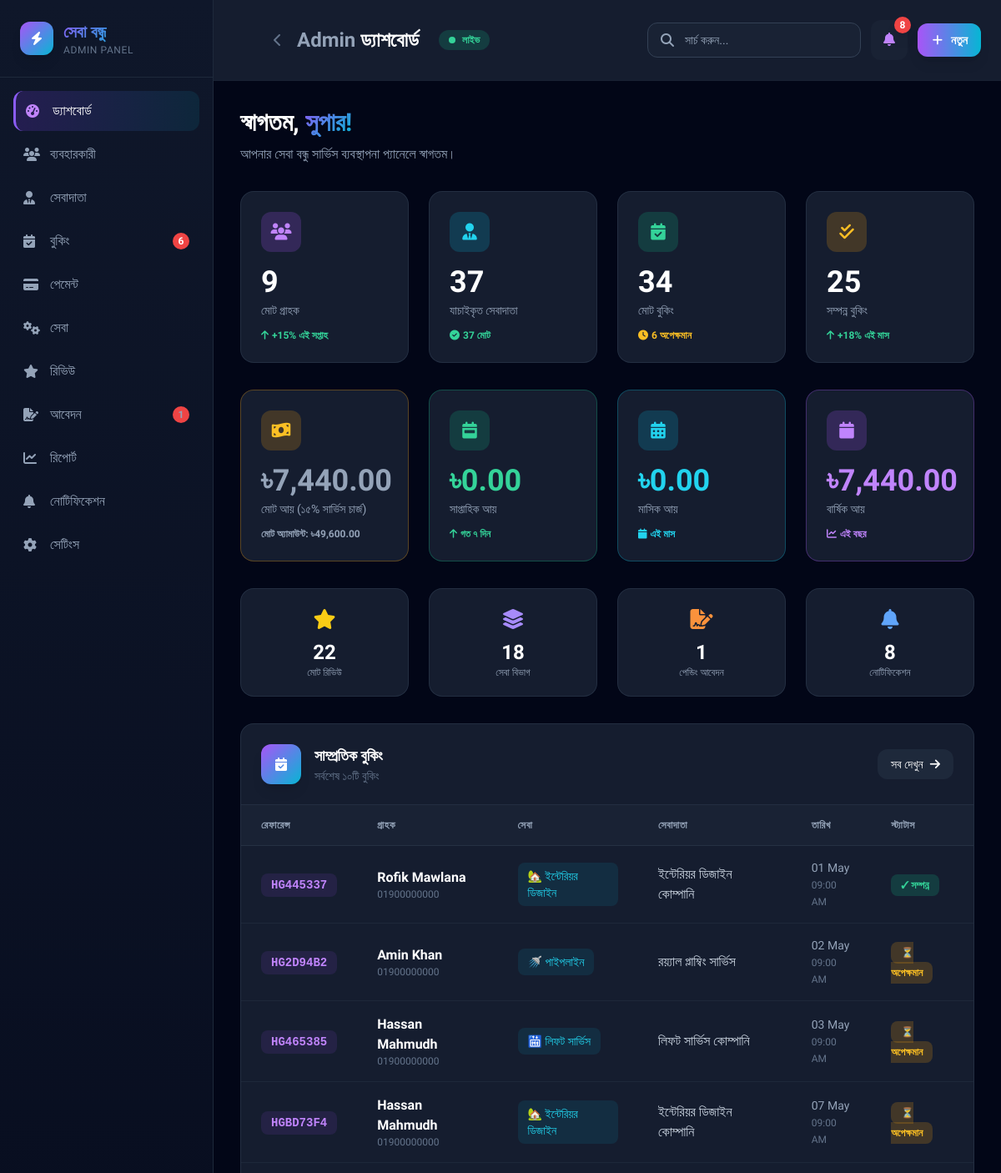
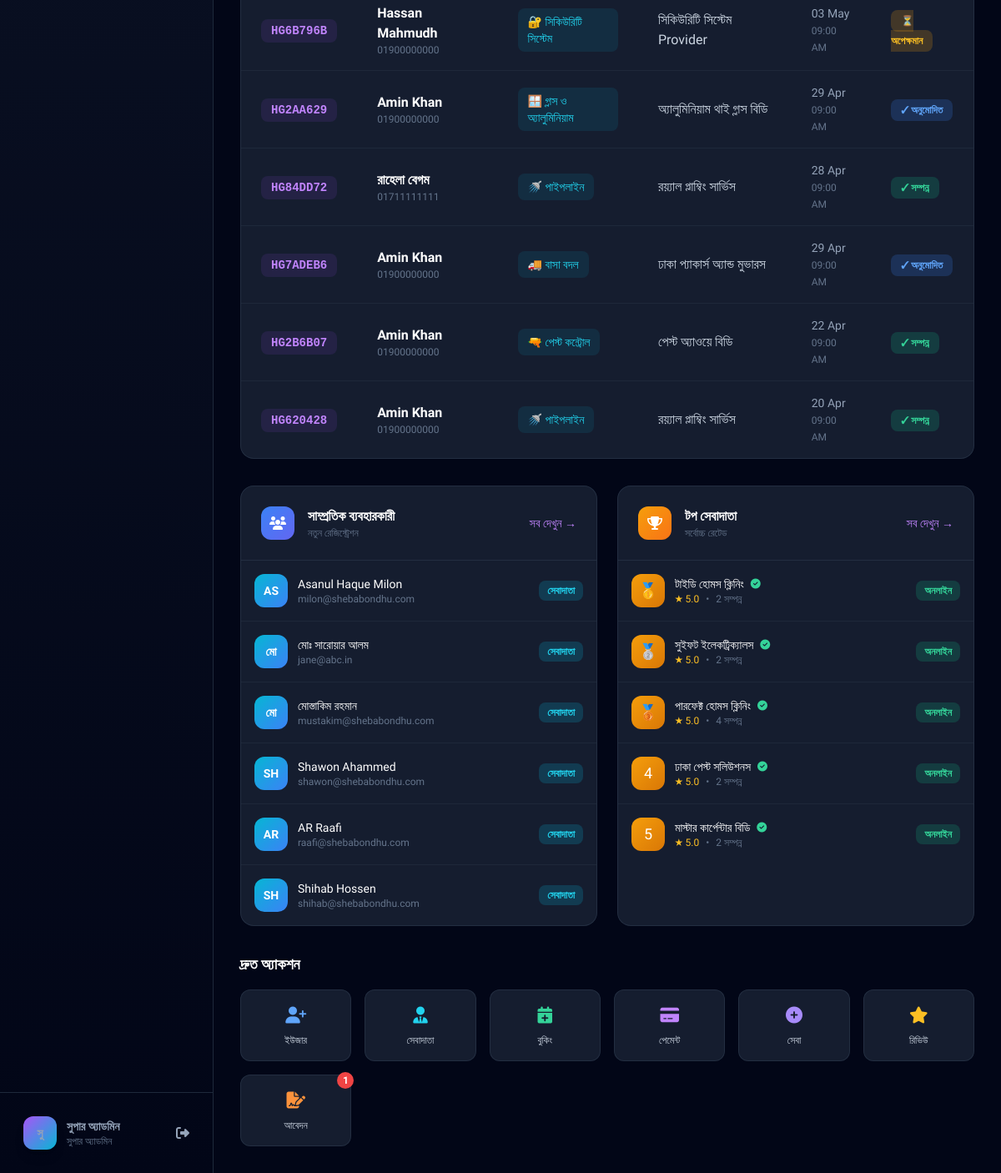
Page /admin/dashboard.php (signed in) on the committed database (2 pictures, top to bottom).
### tables this page shows
CREATE TABLE `bookings` (
  `id` int(10) UNSIGNED NOT NULL,
  `ref_code` varchar(20) NOT NULL,
  `customer_id` int(10) UNSIGNED NOT NULL,
  `provider_id` int(10) UNSIGNED NOT NULL,
  `service_type` varchar(80) NOT NULL,
  `preferred_date` date NOT NULL,
  `time_start` time NOT NULL,
  `time_end` time NOT NULL,
  `address` text NOT NULL,
  `description` text DEFAULT NULL,
  `status` enum('Pending','Approved','Completed','Cancelled') NOT NULL DEFAULT 'Pending',
  `provider_note` text DEFAULT NULL,
  `created_at` timestamp NOT NULL DEFAULT current_timestamp(),
  `payment_method` enum('ssl','mobile_banking','cash_on_delivery') DEFAULT NULL,
  `payment_status` enum('unpaid','paid','pending_verification') DEFAULT 'unpaid',
  `payment_code` varchar(20) DEFAULT NULL,
  `service_charge` int(11) DEFAULT 0,
  `price_range` varchar(50) DEFAULT NULL,
  `estimated_price` int(11) DEFAULT 0,
  `revenue` int(11) DEFAULT 0,
  `amount` decimal(10,2) DEFAULT NULL,
  `is_read` tinyint(4) DEFAULT 0
);

CREATE TABLE `users` (
  `id` int(10) UNSIGNED NOT NULL,
  `name` varchar(120) NOT NULL,
  `email` varchar(191) NOT NULL,
  `password` varchar(255) NOT NULL,
  `phone` varchar(30) DEFAULT NULL,
  `role` enum('customer','provider','admin') NOT NULL DEFAULT 'customer',
  `avatar` varchar(255) DEFAULT NULL,
  `created_at` timestamp NOT NULL DEFAULT current_timestamp(),
  `photo` varchar(255) DEFAULT NULL
);

CREATE TABLE `providers` (
  `id` int(10) UNSIGNED NOT NULL,
  `user_id` int(10) UNSIGNED NOT NULL,
  `company_name` varchar(180) NOT NULL,
  `service_type` varchar(80) NOT NULL,
  `city` varchar(80) NOT NULL,
  `about` text DEFAULT NULL,
  `price_range` varchar(80) NOT NULL DEFAULT '৳৫০০–৳২০০০',
  `service_charge` int(11) DEFAULT 300,
  `work_start` time NOT NULL DEFAULT '09:00:00',
  `work_end` time NOT NULL DEFAULT '18:00:00',
  `rating` decimal(3,2) NOT NULL DEFAULT 5.00,
  `review_count` int(10) UNSIGNED NOT NULL DEFAULT 0,
  `available` tinyint(1) NOT NULL DEFAULT 1,
  `verified` tinyint(1) NOT NULL DEFAULT 0,
  `emoji` varchar(10) NOT NULL DEFAULT '?',
  `created_at` timestamp NOT NULL DEFAULT current_timestamp(),
  `photo` varchar(255) DEFAULT NULL,
  `price_min` int(11) DEFAULT 500,
  `price_max` int(11) DEFAULT 2000
);

CREATE TABLE `service_categories` (
  `id` int(10) UNSIGNED NOT NULL,
  `name_en` varchar(80) NOT NULL,
  `name_bn` varchar(100) NOT NULL,
  `emoji` varchar(10) NOT NULL DEFAULT '?',
  `description` text DEFAULT NULL,
  `manpower` int(11) DEFAULT 1,
  `active` tinyint(1) NOT NULL DEFAULT 1,
  `sort_order` smallint(6) NOT NULL DEFAULT 0,
  `created_at` timestamp NOT NULL DEFAULT current_timestamp()
);

### admin/dashboard.php (the view, shortened to what the rows shown need)
<?php declare(strict_types=1);
require_once __DIR__ . '/../includes/config.php';
$user = auth();
try {
    $recentBookings = db()->query("
        SELECT b.*,
               u.name AS cname,
               u.phone AS cphone,
               pr.company_name,
               pr.service_type
        FROM bookings b
        JOIN users u ON u.id = b.customer_id
        JOIN providers pr ON pr.id = b.provider_id
        ORDER BY b.created_at DESC LIMIT 10
    ")->fetchAll();
    $recentUsers = db()->query("
        SELECT id, name, email, phone, role, created_at
        FROM users
        ORDER BY created_at DESC
        LIMIT 6
    ")->fetchAll();
    $topProviders = db()->query("
        SELECT pr.*,
               u.name, u.phone,
               COALESCE((SELECT AVG(rating) FROM reviews WHERE provider_id = pr.id), 0) AS avg_rating,
               (SELECT COUNT(*) FROM bookings WHERE provider_id = pr.id AND status='Completed') AS completed
        FROM providers pr
        JOIN users u ON u.id = pr.user_id
        WHERE pr.available = 1
        ORDER BY avg_rating DESC
        LIMIT 5
    ")->fetchAll();
} catch (PDOException $e) {
    $recentBookings = [];
    $recentUsers = [];
    $topProviders = [];
}
?>
<!DOCTYPE html>
<html lang="bn">
<head>
  <script src="https://cdn.tailwindcss.com"></script>
  <link rel="stylesheet" href="https://cdnjs.cloudflare.com/ajax/libs/font-awesome/6.4.0/css/all.min.css">
</head>
<body class="bg-slate-950 text-white min-h-screen">
<div class="lg:ml-64 min-h-screen">
  <header class="sticky top-0 z-40 glass border-b border-slate-800/50">
    <div class="flex items-center justify-between p-4 md:p-6">
      <div class="hidden md:flex items-center gap-3 ml-12">
        <h1 class="text-xl md:text-2xl font-bold">
          <span class="text-slate-400">Admin</span> ড্যাশবোর্ড
        </h1>
      </div>
    </div>
  </header>
  <main class="p-4 md:p-8 max-w-7xl mx-auto">
    <div class="mb-8">
      <h2 class="text-2xl md:text-3xl font-bold text-white mb-2">
        স্বাগতম, <span class="gradient-text"><?= e(explode(' ', $user['name'] ?? 'অ্যাডমিন')[0]) ?>!</span>
      </h2>
    </div>
    <div class="glass rounded-2xl border border-slate-700/50 overflow-hidden mb-8">
      <?php if (empty($recentBookings)): ?>
        <div class="p-12 text-center">
          <i class="fas fa-calendar-xmark text-5xl text-slate-600 mb-4"></i>
          <p class="text-slate-500">কোনো বুকিং পাওয়া যায়নি</p>
        </div>
      <?php else: ?>
        <div class="overflow-x-auto">
          <table class="w-full">
            <thead>
              <tr class="bg-slate-800/50 border-b border-slate-700/50">
                <th class="px-6 py-4 text-left text-xs font-semibold text-slate-400 uppercase tracking-wider">রেফারেন্স</th>
                <th class="px-6 py-4 text-left text-xs font-semibold text-slate-400 uppercase tracking-wider">গ্রাহক</th>
                <th class="px-6 py-4 text-left text-xs font-semibold text-slate-400 uppercase tracking-wider">সেবা</th>
                <th class="px-6 py-4 text-left text-xs font-semibold text-slate-400 uppercase tracking-wider">সেবাদাতা</th>
                <th class="px-6 py-4 text-left text-xs font-semibold text-slate-400 uppercase tracking-wider">তারিখ</th>
                <th class="px-6 py-4 text-left text-xs font-semibold text-slate-400 uppercase tracking-wider">স্ট্যাটাস</th>
              </tr>
            </thead>
            <tbody class="divide-y divide-slate-700/30">
              <?php foreach ($recentBookings as $b): ?>
              <tr class="hover:bg-slate-800/30 transition-all">
                <td class="px-6 py-4">
                  <span class="font-mono text-purple-400 bg-purple-500/10 px-3 py-1.5 rounded-lg text-sm font-bold">
                    <?= e($b['ref_code']) ?>
                  </span>
                </td>
                <td class="px-6 py-4">
                  <div class="font-semibold"><?= e($b['cname']) ?></div>
                  <div class="text-xs text-slate-500"><?= e($b['cphone'] ?? '') ?></div>
                </td>
                <td class="px-6 py-4">
                  <span class="inline-flex items-center gap-2 px-3 py-1.5 bg-cyan-500/10 text-cyan-400 rounded-lg text-sm font-medium">
                    <?= svcEmoji($b['service_type']) ?>
                    <?= e(svcLabel($b['service_type']) ?? $b['service_type']) ?>
                  </span>
                </td>
                <td class="px-6 py-4 text-slate-300"><?= e($b['company_name']) ?></td>
                <td class="px-6 py-4 text-slate-400 text-sm">
                  <?= date('d M', strtotime($b['preferred_date'])) ?><br>
                  <span class="text-xs text-slate-500"><?= date('h:i A', strtotime($b['time_start'])) ?></span>
                </td>
                <td class="px-6 py-4">
                  <?php
                  $statusConfig = [
                    'Completed' => ['bg-emerald-500/20 text-emerald-400', '✓ সম্পন্ন'],
                    'Approved'  => ['bg-blue-500/20 text-blue-400', '✓ অনুমোদিত'],
                    'Pending'   => ['bg-amber-500/20 text-amber-400', '⏳ অপেক্ষমান'],
                    'Cancelled' => ['bg-red-500/20 text-red-400', '✕ বাতিল'],
                  ];
                  $config = $statusConfig[$b['status']] ?? ['bg-slate-500/20 text-slate-400', $b['status']];
                  ?>
                  <span class="px-3 py-1.5 rounded-lg text-xs font-bold <?= $config[0] ?>">
                    <?= $config[1] ?>
                  </span>
                </td>
              </tr>
              <?php endforeach; ?>
            </tbody>
          </table>
        </div>
      <?php endif; ?>
    </div>
    <div class="grid grid-cols-1 lg:grid-cols-2 gap-6">
      <div class="glass rounded-2xl border border-slate-700/50 overflow-hidden">
        <?php if (empty($recentUsers)): ?>
          <div class="p-8 text-center text-slate-500">
            <p>কোনো ব্যবহারকারী পাওয়া যায়নি</p>
          </div>
        <?php else: ?>
          <div class="divide-y divide-slate-700/30">
            <?php foreach ($recentUsers as $u): ?>
            <div class="flex items-center justify-between p-4 hover:bg-slate-800/30 transition-all">
              <div class="flex items-center gap-3">
                <div class="w-10 h-10 bg-gradient-to-br <?= $u['role'] === 'admin' ? 'from-red-500 to-pink-500' : ($u['role'] === 'provider' ? 'from-cyan-500 to-blue-500' : 'from-emerald-500 to-teal-500') ?> rounded-xl flex items-center justify-center font-bold text-sm">
                  <?= strtoupper(mb_substr($u['name'], 0, 2)) ?>
                </div>
                <div>
                  <div class="font-medium text-sm"><?= e($u['name']) ?></div>
                  <div class="text-xs text-slate-500"><?= e($u['email']) ?></div>
                </div>
              </div>
              <span class="px-2.5 py-1 rounded-lg text-xs font-bold <?= $u['role'] === 'admin' ? 'bg-red-500/20 text-red-400' : ($u['role'] === 'provider' ? 'bg-cyan-500/20 text-cyan-400' : 'bg-emerald-500/20 text-emerald-400') ?>">
                <?= match($u['role']) { 'admin' => 'অ্যাডমিন', 'provider' => 'সেবাদাতা', default => 'গ্রাহক' } ?>
              </span>
            </div>
            <?php endforeach; ?>
          </div>
        <?php endif; ?>
      </div>
      <div class="glass rounded-2xl border border-slate-700/50 overflow-hidden">
        <?php if (empty($topProviders)): ?>
          <div class="p-8 text-center text-slate-500">
            <p>কোনো সেবাদাতা পাওয়া যায়নি</p>
          </div>
        <?php else: ?>
          <div class="divide-y divide-slate-700/30">
            <?php foreach ($topProviders as $i => $p): ?>
            <div class="flex items-center justify-between p-4 hover:bg-slate-800/30 transition-all">
              <div class="flex items-center gap-3">
                <div class="w-10 h-10 bg-gradient-to-br from-amber-500 to-amber-600 rounded-xl flex items-center justify-center text-lg">
                  <?= match($i) { 0 => '🥇', 1 => '🥈', 2 => '🥉', default => ($i + 1) } ?>
                </div>
                <div>
                  <div class="font-medium text-sm flex items-center gap-2">
                    <?= e($p['company_name']) ?>
                    <?php if ($p['verified']): ?>
                      <i class="fas fa-check-circle text-emerald-400 text-xs"></i>
                    <?php endif; ?>
                  </div>
                  <div class="flex items-center gap-2 text-xs text-slate-500">
                    <span class="text-amber-400">★ <?= number_format((float)$p['avg_rating'], 1) ?></span>
                    <span>•</span>
                    <span><?= $p['completed'] ?> সম্পন্ন</span>
                  </div>
                </div>
              </div>
              <span class="px-2.5 py-1 rounded-lg text-xs font-bold <?= $p['available'] ? 'bg-emerald-500/20 text-emerald-400' : 'bg-red-500/20 text-red-400' ?>">
                <?= $p['available'] ? 'অনলাইন' : 'অফলাইন' ?>
              </span>
            </div>
            <?php endforeach; ?>
          </div>
        <?php endif; ?>
      </div>
    </div>
  </main>
</div>
</body>
</html>

### rows in the picture
bookings: ref_code "HG445337", customer.name "Rofik Mawlana", customer.phone "01900000000", provider.emoji "🏡", service_type "ইন্টেরিয়র ডিজাইন", provider.company_name "ইন্টেরিয়র ডিজাইন কোম্পানি", preferred_date "01 May", time_start "09:00 AM", status "✓ সম্পন্ন"
bookings: ref_code "HG2D94B2", customer.name "Amin Khan", customer.phone "01900000000", service_type "🚿", service_type "পাইপলাইন", provider.company_name "রয়্যাল প্লাম্বিং সার্ভিস", preferred_date "02 May", time_start "09:00 AM", status "⏳ অপেক্ষমান"
bookings: ref_code "HG465385", customer.name "Hassan Mahmudh", customer.phone "01900000000", service_type "🛗", service_type "লিফট সার্ভিস", provider.company_name "লিফট সার্ভিস কোম্পানি", preferred_date "03 May", time_start "09:00 AM", status "⏳ অপেক্ষমান"
bookings: ref_code "HGBD73F4", customer.name "Hassan Mahmudh", customer.phone "01900000000", service_type "🏡", service_type "ইন্টেরিয়র ডিজাইন", provider.company_name "ইন্টেরিয়র ডিজাইন কোম্পানি", preferred_date "07 May", time_start "09:00 AM", status "⏳ অপেক্ষমান"
bookings: ref_code "HG6B796B", customer.name "Hassan Mahmudh", customer.phone "01900000000", service_type "🔐", service_type "সিকিউরিটি সিস্টেম", provider.company_name "সিকিউরিটি সিস্টেম Provider", preferred_date "03 May", time_start "09:00 AM", status "⏳ অপেক্ষমান"
bookings: ref_code "HG2AA629", customer.name "Amin Khan", customer.phone "01900000000", service_type "🪟", service_type "গ্লাস ও অ্যালুমিনিয়াম", provider.company_name "অ্যালুমিনিয়াম থাই গ্লাস বিডি", preferred_date "29 Apr", time_start "09:00 AM", status "✓ অনুমোদিত"
bookings: ref_code "HG84DD72", customer.name "রাহেলা বেগম", customer.phone "01711111111", service_type "🚿", service_type "পাইপলাইন", provider.company_name "রয়্যাল প্লাম্বিং সার্ভিস", preferred_date "28 Apr", time_start "09:00 AM", status "✓ সম্পন্ন"
bookings: ref_code "HG7ADEB6", customer.name "Amin Khan", customer.phone "01900000000", service_type "🚚", service_type "বাসা বদল", provider.company_name "ঢাকা প্যাকার্স অ্যান্ড মুভারস", preferred_date "29 Apr", time_start "09:00 AM", status "✓ অনুমোদিত"
bookings: ref_code "HG2B6B07", customer.name "Amin Khan", customer.phone "01900000000", service_type "🔫", service_type "পেস্ট কন্ট্রোল", provider.company_name "পেস্ট অ্যাওয়ে বিডি", preferred_date "22 Apr", time_start "09:00 AM", status "✓ সম্পন্ন"
bookings: ref_code "HG620428", customer.name "Amin Khan", customer.phone "01900000000", service_type "🚿", service_type "পাইপলাইন", provider.company_name "রয়্যাল প্লাম্বিং সার্ভিস", preferred_date "20 Apr", time_start "09:00 AM", status "✓ সম্পন্ন"
users: name "AS", name "Asanul Haque Milon", email "milon@shebabondhu.com", role "সেবাদাতা"
users: name "মো", name "মোঃ সারোয়ার আলম", email "jane@abc.in", role "সেবাদাতা"
users: name "মো", name "মোস্তাকিম রহমান", email "mustakim@shebabondhu.com", role "সেবাদাতা"
users: name "SH", name "Shawon Ahammed", email "shawon@shebabondhu.com", role "সেবাদাতা"
users: name "AR", name "AR Raafi", email "raafi@shebabondhu.com", role "সেবাদাতা"
users: name "SH", name "Shihab Hossen", email "shihab@shebabondhu.com", role "সেবাদাতা"
providers: i "🥇", company_name "টাইডি হোমস ক্লিনিং", verified 1 (drawn), avg_rating "5.0", completed "2", available "অনলাইন"
providers: i "🥈", company_name "সুইফট ইলেকট্রিক্যালস", verified 1 (drawn), avg_rating "5.0", completed "2", available "অনলাইন"
providers: i "🥉", company_name "পারফেক্ট হোমস ক্লিনিং", verified 1 (drawn), avg_rating "5.0", completed "4", available "অনলাইন"
providers: i "4", company_name "ঢাকা পেস্ট সলিউশনস", verified 1 (drawn), avg_rating "5.0", completed "2", available "অনলাইন"
providers: i "5", company_name "মাস্টার কার্পেন্টার বিডি", verified 1 (drawn), avg_rating "5.0", completed "2", available "অনলাইন"

### other values in the picture
$s['bp'] "6"
$s['ap'] "1"
mb_substr($user['name'] ?? 'AD', 0, 2) "সু"
$user['name'] "সুপার অ্যাডমিন"
$unreadNotifs "8"
explode(' ', $user['name'] ?? 'অ্যাডমিন')[0] "সুপার"
$s['cu'] "9"
$s['pv'] "37"
$s['pu'] "37"
$s['bo'] "34"
$s['bc'] "25"
$s['revenue'] "7,440.00"
$s['total_amount'] "49,600.00"
$s['weekly_revenue'] "0.00"
$s['monthly_revenue'] "0.00"
